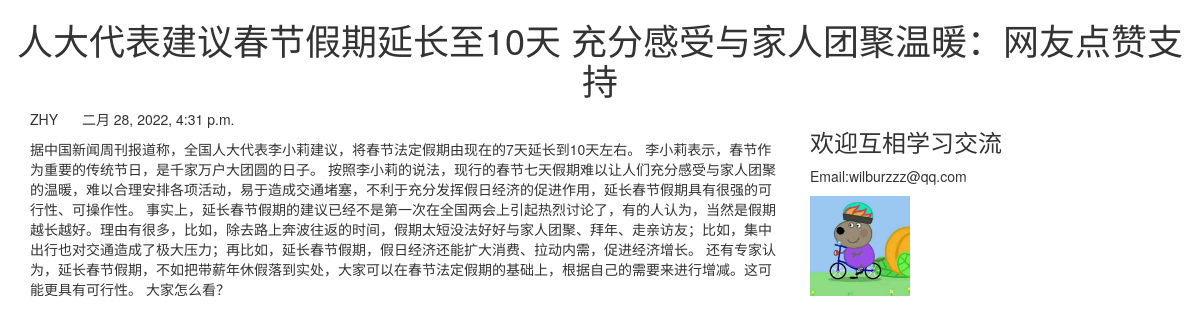
The app's page /blog/2/ with its own data.
### blog/models.py (models this page shows, shortened)
class BlogArticles(models.Model):
    title = models.CharField(max_length=300)
    author = models.ForeignKey(User, on_delete=models.CASCADE, related_name='blog_posts')
    body = models.TextField()
    publish = models.DateTimeField(default=timezone.now)
    class Meta:  # 主要目的是给上级类添加一些功能，或者指定一些标准
        ordering = ('-publish',)

### blog/views.py (the view)
# urls.py: path('<int:article_id>/', views.blog_article, name='blog_article'),
def blog_article(request, article_id):
    article = get_object_or_404(BlogArticles, id=article_id)
    pub = article.publish
    return render(request, 'blog/content.html', {'article': article, 'publish': pub})

### templates/blog/content.html (shortened to what this page needs)
{% extends "base.html" %}
{% block content %}
{% load static %}
<div class="row text-center vertical-middle-sm">
    <h1>{{ article.title }}</h1>
</div>
<div class="row">
    <div class="col-xs-12 col-md-8">
        <p class="text-centre"><span>{{ article.author.username }}
        </span><span style="margin-left:20px">{{ publish }}</span>
        </p>
        <div>{{ article.body }}</div>
    </div>
    <div class="col-xs-6 col-md-4">
        <h3>欢迎互相学习交流</h3>
        <p>Email:wilburzzz@qq.com</p>
        <img src="{% static '/images/mouse.jpg' %}" width="100px">
    </div>
</div>
{% endblock %}

### records on screen
BlogArticles: title "人大代表建议春节假期延长至10天 充分感受与家人团聚温暖：网友点赞支持", author.username "ZHY", publish "二月 28, 2022, 4:31 p.m.", body "据中国新闻周刊报道称，全国人大代表李小莉建议，将春节法定假期由现在的7天延长到10天左右。 李小莉表示，春节作为重要的传统节日，是千家万户大团圆的日子。 按照李小莉的说法，现行的春节七天假期难以让人们充分感受与家人团聚的温暖，难以合理安排各项活动，易于造成交通堵塞，不利于充分发挥假日经济的促进作用，延长春节假期具有很强的可行性、可操作性。 事实上，延长春节假期的建议已经不是第一次在全国两会上引起热烈讨论了，有的人认为，当然是假期越长越好。理由有很多，比如，除去路上奔波往返的时间，假期太短没法好好与家人团聚、拜年、走亲访友；比如，集中出行也对交通造成了极大压力；再比如，延长春节假期，假日经济还能扩大消费、拉动内需，促进经济增长。 还有专家认为，延长春节假期，不如把带薪年休假落到实处，大家可以在春节法定假期的基础上，根据自己的需要来进行增减。这可能更具有可行性。 大家怎么看？"
